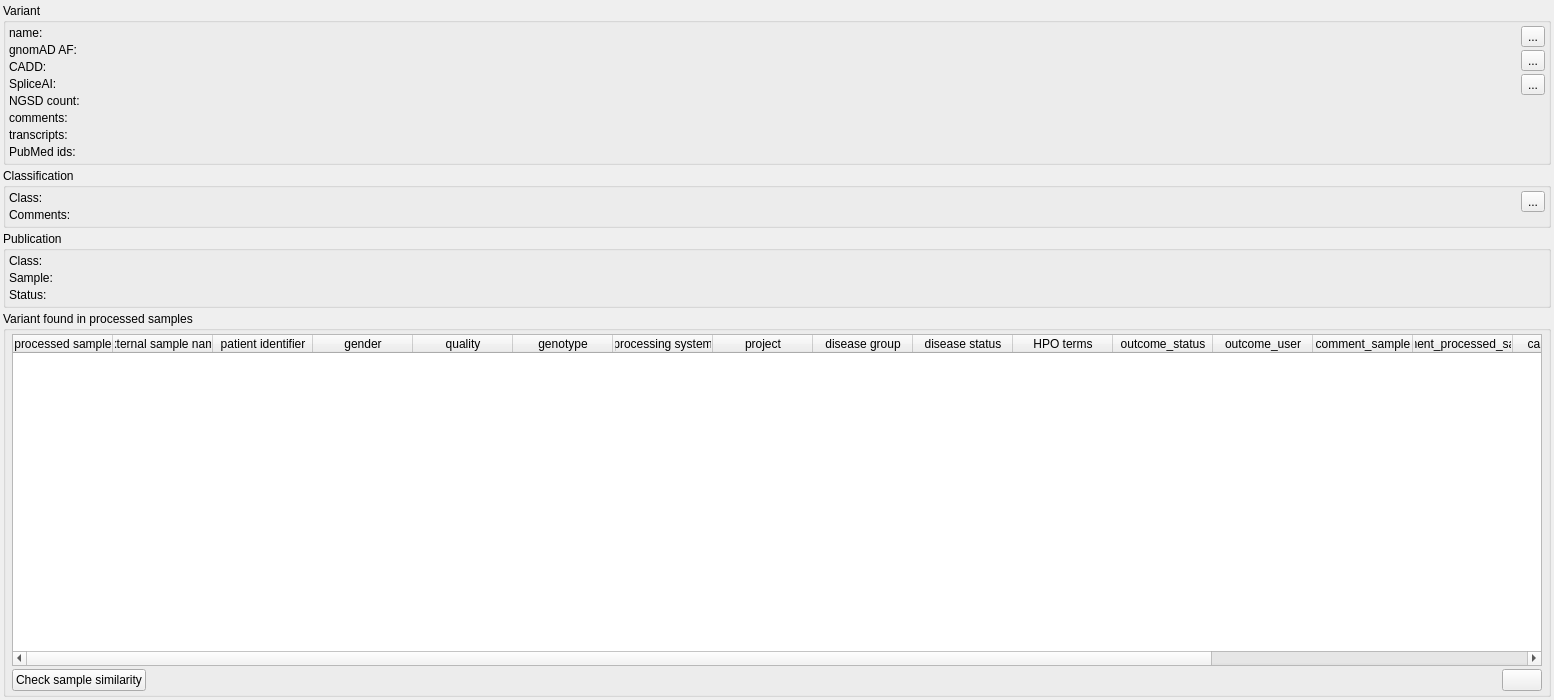
<?xml version="1.0" encoding="UTF-8"?>
<ui version="4.0">
 <class>VariantWidget</class>
 <widget class="QWidget" name="VariantWidget">
  <property name="geometry">
   <rect>
    <x>0</x>
    <y>0</y>
    <width>1554</width>
    <height>700</height>
   </rect>
  </property>
  <property name="minimumSize">
   <size>
    <width>1200</width>
    <height>700</height>
   </size>
  </property>
  <property name="windowTitle">
   <string>Form</string>
  </property>
  <layout class="QVBoxLayout" name="verticalLayout" stretch="0,0,0,1">
   <property name="spacing">
    <number>3</number>
   </property>
   <property name="leftMargin">
    <number>3</number>
   </property>
   <property name="topMargin">
    <number>3</number>
   </property>
   <property name="rightMargin">
    <number>3</number>
   </property>
   <property name="bottomMargin">
    <number>3</number>
   </property>
   <item>
    <widget class="QGroupBox" name="groupBox">
     <property name="sizePolicy">
      <sizepolicy hsizetype="Preferred" vsizetype="Preferred">
       <horstretch>0</horstretch>
       <verstretch>0</verstretch>
      </sizepolicy>
     </property>
     <property name="title">
      <string>Variant</string>
     </property>
     <property name="flat">
      <bool>true</bool>
     </property>
     <layout class="QHBoxLayout" name="horizontalLayout">
      <property name="spacing">
       <number>3</number>
      </property>
      <property name="leftMargin">
       <number>3</number>
      </property>
      <property name="topMargin">
       <number>3</number>
      </property>
      <property name="rightMargin">
       <number>3</number>
      </property>
      <property name="bottomMargin">
       <number>3</number>
      </property>
      <item>
       <layout class="QFormLayout" name="formLayout">
        <property name="horizontalSpacing">
         <number>3</number>
        </property>
        <property name="verticalSpacing">
         <number>3</number>
        </property>
        <item row="0" column="0">
         <widget class="QLabel" name="label_5">
          <property name="text">
           <string>name:</string>
          </property>
         </widget>
        </item>
        <item row="0" column="1">
         <widget class="QLabel" name="variant">
          <property name="sizePolicy">
           <sizepolicy hsizetype="Expanding" vsizetype="Preferred">
            <horstretch>0</horstretch>
            <verstretch>0</verstretch>
           </sizepolicy>
          </property>
          <property name="font">
           <font>
            <weight>50</weight>
            <bold>false</bold>
           </font>
          </property>
          <property name="text">
           <string/>
          </property>
          <property name="textInteractionFlags">
           <set>Qt::LinksAccessibleByMouse|Qt::TextSelectableByMouse</set>
          </property>
         </widget>
        </item>
        <item row="1" column="0">
         <widget class="QLabel" name="label_4">
          <property name="toolTip">
           <string>gnomAD allele frequency</string>
          </property>
          <property name="text">
           <string>gnomAD AF:</string>
          </property>
          <property name="alignment">
           <set>Qt::AlignLeading|Qt::AlignLeft|Qt::AlignTop</set>
          </property>
         </widget>
        </item>
        <item row="1" column="1">
         <widget class="QLabel" name="af_gnomad">
          <property name="text">
           <string/>
          </property>
          <property name="openExternalLinks">
           <bool>false</bool>
          </property>
          <property name="textInteractionFlags">
           <set>Qt::LinksAccessibleByMouse|Qt::TextSelectableByMouse</set>
          </property>
         </widget>
        </item>
        <item row="2" column="0">
         <widget class="QLabel" name="label_10">
          <property name="text">
           <string>CADD:</string>
          </property>
         </widget>
        </item>
        <item row="2" column="1">
         <widget class="QLabel" name="cadd">
          <property name="text">
           <string/>
          </property>
          <property name="textInteractionFlags">
           <set>Qt::LinksAccessibleByMouse|Qt::TextSelectableByMouse</set>
          </property>
         </widget>
        </item>
        <item row="3" column="0">
         <widget class="QLabel" name="label_11">
          <property name="text">
           <string>SpliceAI:</string>
          </property>
         </widget>
        </item>
        <item row="3" column="1">
         <widget class="QLabel" name="spliceai">
          <property name="text">
           <string/>
          </property>
          <property name="textInteractionFlags">
           <set>Qt::LinksAccessibleByMouse|Qt::TextSelectableByMouse</set>
          </property>
         </widget>
        </item>
        <item row="4" column="0">
         <widget class="QLabel" name="label_8">
          <property name="text">
           <string>NGSD count:</string>
          </property>
         </widget>
        </item>
        <item row="4" column="1">
         <widget class="QLabel" name="ngsd_counts">
          <property name="text">
           <string/>
          </property>
          <property name="textInteractionFlags">
           <set>Qt::LinksAccessibleByMouse|Qt::TextSelectableByMouse</set>
          </property>
         </widget>
        </item>
        <item row="5" column="0">
         <widget class="QLabel" name="label_7">
          <property name="text">
           <string>comments:</string>
          </property>
          <property name="alignment">
           <set>Qt::AlignLeading|Qt::AlignLeft|Qt::AlignTop</set>
          </property>
         </widget>
        </item>
        <item row="5" column="1">
         <widget class="QLabel" name="comments">
          <property name="maximumSize">
           <size>
            <width>16777215</width>
            <height>16777215</height>
           </size>
          </property>
          <property name="text">
           <string/>
          </property>
          <property name="wordWrap">
           <bool>true</bool>
          </property>
          <property name="textInteractionFlags">
           <set>Qt::LinksAccessibleByMouse|Qt::TextSelectableByMouse</set>
          </property>
         </widget>
        </item>
        <item row="6" column="0">
         <widget class="QLabel" name="label_6">
          <property name="text">
           <string>transcripts:</string>
          </property>
          <property name="alignment">
           <set>Qt::AlignLeading|Qt::AlignLeft|Qt::AlignTop</set>
          </property>
         </widget>
        </item>
        <item row="6" column="1">
         <widget class="QLabel" name="transcripts">
          <property name="text">
           <string/>
          </property>
          <property name="wordWrap">
           <bool>true</bool>
          </property>
          <property name="textInteractionFlags">
           <set>Qt::LinksAccessibleByMouse|Qt::TextSelectableByMouse</set>
          </property>
         </widget>
        </item>
        <item row="7" column="0">
         <widget class="QLabel" name="label_12">
          <property name="text">
           <string>PubMed ids:</string>
          </property>
          <property name="alignment">
           <set>Qt::AlignLeading|Qt::AlignLeft|Qt::AlignTop</set>
          </property>
         </widget>
        </item>
        <item row="7" column="1">
         <widget class="QLabel" name="pubmed">
          <property name="text">
           <string/>
          </property>
          <property name="textInteractionFlags">
           <set>Qt::LinksAccessibleByMouse|Qt::TextSelectableByMouse</set>
          </property>
         </widget>
        </item>
       </layout>
      </item>
      <item>
       <layout class="QVBoxLayout" name="verticalLayout_4">
        <property name="spacing">
         <number>3</number>
        </property>
        <item>
         <widget class="QToolButton" name="update_btn">
          <property name="toolTip">
           <string>&lt;html&gt;&lt;head/&gt;&lt;body&gt;&lt;p&gt;Update displayed data (also classification and processed sample table).&lt;/p&gt;&lt;/body&gt;&lt;/html&gt;</string>
          </property>
          <property name="text">
           <string>...</string>
          </property>
          <property name="icon">
           <iconset resource="GSvar.qrc">
            <normaloff>:/Icons/Refresh.png</normaloff>:/Icons/Refresh.png</iconset>
          </property>
          <property name="shortcut">
           <string>F5</string>
          </property>
         </widget>
        </item>
        <item>
         <widget class="QToolButton" name="edit_btn">
          <property name="toolTip">
           <string>&lt;html&gt;&lt;head/&gt;&lt;body&gt;&lt;p&gt;Edit variant comment.&lt;/p&gt;&lt;/body&gt;&lt;/html&gt;</string>
          </property>
          <property name="text">
           <string>...</string>
          </property>
          <property name="icon">
           <iconset resource="GSvar.qrc">
            <normaloff>:/Icons/Edit.png</normaloff>:/Icons/Edit.png</iconset>
          </property>
          <property name="shortcut">
           <string>F5</string>
          </property>
         </widget>
        </item>
        <item>
         <widget class="QToolButton" name="format_btn">
          <property name="toolTip">
           <string>Copy variant to clipboard in the selected format.</string>
          </property>
          <property name="text">
           <string>...</string>
          </property>
          <property name="icon">
           <iconset resource="GSvar.qrc">
            <normaloff>:/Icons/CopyClipboard.png</normaloff>:/Icons/CopyClipboard.png</iconset>
          </property>
          <property name="popupMode">
           <enum>QToolButton::InstantPopup</enum>
          </property>
         </widget>
        </item>
        <item>
         <spacer name="verticalSpacer_2">
          <property name="orientation">
           <enum>Qt::Vertical</enum>
          </property>
          <property name="sizeHint" stdset="0">
           <size>
            <width>1</width>
            <height>1</height>
           </size>
          </property>
         </spacer>
        </item>
       </layout>
      </item>
     </layout>
    </widget>
   </item>
   <item>
    <widget class="QGroupBox" name="groupBox_3">
     <property name="sizePolicy">
      <sizepolicy hsizetype="Preferred" vsizetype="Preferred">
       <horstretch>0</horstretch>
       <verstretch>0</verstretch>
      </sizepolicy>
     </property>
     <property name="title">
      <string>Classification</string>
     </property>
     <property name="flat">
      <bool>true</bool>
     </property>
     <layout class="QHBoxLayout" name="horizontalLayout_4" stretch="1,0">
      <property name="spacing">
       <number>3</number>
      </property>
      <property name="leftMargin">
       <number>3</number>
      </property>
      <property name="topMargin">
       <number>3</number>
      </property>
      <property name="rightMargin">
       <number>3</number>
      </property>
      <property name="bottomMargin">
       <number>3</number>
      </property>
      <item>
       <layout class="QFormLayout" name="formLayout_2">
        <property name="horizontalSpacing">
         <number>3</number>
        </property>
        <property name="verticalSpacing">
         <number>3</number>
        </property>
        <item row="0" column="0">
         <widget class="QLabel" name="label_2">
          <property name="text">
           <string>Class:</string>
          </property>
          <property name="alignment">
           <set>Qt::AlignLeading|Qt::AlignLeft|Qt::AlignTop</set>
          </property>
         </widget>
        </item>
        <item row="1" column="0">
         <widget class="QLabel" name="label_3">
          <property name="text">
           <string>Comments:</string>
          </property>
          <property name="alignment">
           <set>Qt::AlignLeading|Qt::AlignLeft|Qt::AlignTop</set>
          </property>
         </widget>
        </item>
        <item row="0" column="1">
         <widget class="QLabel" name="classification">
          <property name="text">
           <string/>
          </property>
          <property name="textInteractionFlags">
           <set>Qt::LinksAccessibleByMouse|Qt::TextSelectableByMouse</set>
          </property>
         </widget>
        </item>
        <item row="1" column="1">
         <widget class="QLabel" name="classification_comment">
          <property name="maximumSize">
           <size>
            <width>16777215</width>
            <height>16777215</height>
           </size>
          </property>
          <property name="text">
           <string/>
          </property>
          <property name="wordWrap">
           <bool>true</bool>
          </property>
          <property name="textInteractionFlags">
           <set>Qt::LinksAccessibleByMouse|Qt::TextSelectableByMouse</set>
          </property>
         </widget>
        </item>
       </layout>
      </item>
      <item>
       <layout class="QVBoxLayout" name="verticalLayout_3">
        <item>
         <widget class="QToolButton" name="class_btn">
          <property name="toolTip">
           <string>Edit classifification.</string>
          </property>
          <property name="text">
           <string>...</string>
          </property>
          <property name="icon">
           <iconset resource="GSvar.qrc">
            <normaloff>:/Icons/Edit.png</normaloff>:/Icons/Edit.png</iconset>
          </property>
         </widget>
        </item>
        <item>
         <spacer name="verticalSpacer">
          <property name="orientation">
           <enum>Qt::Vertical</enum>
          </property>
          <property name="sizeHint" stdset="0">
           <size>
            <width>1</width>
            <height>1</height>
           </size>
          </property>
         </spacer>
        </item>
       </layout>
      </item>
     </layout>
    </widget>
   </item>
   <item>
    <widget class="QGroupBox" name="groupBox_4">
     <property name="sizePolicy">
      <sizepolicy hsizetype="Preferred" vsizetype="Preferred">
       <horstretch>0</horstretch>
       <verstretch>0</verstretch>
      </sizepolicy>
     </property>
     <property name="title">
      <string>Publication</string>
     </property>
     <property name="flat">
      <bool>true</bool>
     </property>
     <layout class="QHBoxLayout" name="horizontalLayout_5" stretch="1">
      <property name="spacing">
       <number>3</number>
      </property>
      <property name="leftMargin">
       <number>3</number>
      </property>
      <property name="topMargin">
       <number>3</number>
      </property>
      <property name="rightMargin">
       <number>3</number>
      </property>
      <property name="bottomMargin">
       <number>3</number>
      </property>
      <item>
       <layout class="QFormLayout" name="formLayout_3">
        <property name="horizontalSpacing">
         <number>3</number>
        </property>
        <property name="verticalSpacing">
         <number>3</number>
        </property>
        <item row="0" column="0">
         <widget class="QLabel" name="label_13">
          <property name="text">
           <string>Class:</string>
          </property>
          <property name="alignment">
           <set>Qt::AlignLeading|Qt::AlignLeft|Qt::AlignTop</set>
          </property>
         </widget>
        </item>
        <item row="0" column="1">
         <widget class="QLabel" name="publication_class">
          <property name="text">
           <string/>
          </property>
          <property name="openExternalLinks">
           <bool>true</bool>
          </property>
          <property name="textInteractionFlags">
           <set>Qt::LinksAccessibleByMouse|Qt::TextSelectableByMouse</set>
          </property>
         </widget>
        </item>
        <item row="2" column="0">
         <widget class="QLabel" name="label_14">
          <property name="text">
           <string>Status:</string>
          </property>
          <property name="alignment">
           <set>Qt::AlignLeading|Qt::AlignLeft|Qt::AlignTop</set>
          </property>
         </widget>
        </item>
        <item row="2" column="1">
         <widget class="QLabel" name="publication_status">
          <property name="maximumSize">
           <size>
            <width>16777215</width>
            <height>16777215</height>
           </size>
          </property>
          <property name="text">
           <string/>
          </property>
          <property name="wordWrap">
           <bool>true</bool>
          </property>
          <property name="textInteractionFlags">
           <set>Qt::LinksAccessibleByMouse|Qt::TextSelectableByMouse</set>
          </property>
         </widget>
        </item>
        <item row="1" column="0">
         <widget class="QLabel" name="label">
          <property name="text">
           <string>Sample:</string>
          </property>
         </widget>
        </item>
        <item row="1" column="1">
         <widget class="QLabel" name="publication_sample">
          <property name="text">
           <string/>
          </property>
          <property name="textInteractionFlags">
           <set>Qt::LinksAccessibleByMouse|Qt::TextSelectableByMouse</set>
          </property>
         </widget>
        </item>
       </layout>
      </item>
     </layout>
    </widget>
   </item>
   <item>
    <widget class="QGroupBox" name="groupBox_2">
     <property name="sizePolicy">
      <sizepolicy hsizetype="Preferred" vsizetype="Expanding">
       <horstretch>0</horstretch>
       <verstretch>0</verstretch>
      </sizepolicy>
     </property>
     <property name="title">
      <string>Variant found in processed samples</string>
     </property>
     <property name="flat">
      <bool>true</bool>
     </property>
     <layout class="QVBoxLayout" name="verticalLayout_2">
      <property name="spacing">
       <number>3</number>
      </property>
      <property name="leftMargin">
       <number>6</number>
      </property>
      <property name="topMargin">
       <number>3</number>
      </property>
      <property name="rightMargin">
       <number>6</number>
      </property>
      <property name="bottomMargin">
       <number>3</number>
      </property>
      <item>
       <widget class="QTableWidget" name="table">
        <property name="contextMenuPolicy">
         <enum>Qt::ActionsContextMenu</enum>
        </property>
        <property name="editTriggers">
         <set>QAbstractItemView::NoEditTriggers</set>
        </property>
        <property name="selectionBehavior">
         <enum>QAbstractItemView::SelectRows</enum>
        </property>
        <property name="sortingEnabled">
         <bool>true</bool>
        </property>
        <property name="wordWrap">
         <bool>false</bool>
        </property>
        <property name="cornerButtonEnabled">
         <bool>false</bool>
        </property>
        <attribute name="verticalHeaderVisible">
         <bool>false</bool>
        </attribute>
        <column>
         <property name="text">
          <string>processed sample</string>
         </property>
        </column>
        <column>
         <property name="text">
          <string>external sample name</string>
         </property>
        </column>
        <column>
         <property name="text">
          <string>patient identifier</string>
         </property>
        </column>
        <column>
         <property name="text">
          <string>gender</string>
         </property>
        </column>
        <column>
         <property name="text">
          <string>quality</string>
         </property>
         <property name="toolTip">
          <string>Sample and processed sample quality.</string>
         </property>
        </column>
        <column>
         <property name="text">
          <string>genotype</string>
         </property>
        </column>
        <column>
         <property name="text">
          <string>processing system</string>
         </property>
        </column>
        <column>
         <property name="text">
          <string>project</string>
         </property>
        </column>
        <column>
         <property name="text">
          <string>disease group</string>
         </property>
        </column>
        <column>
         <property name="text">
          <string>disease status</string>
         </property>
        </column>
        <column>
         <property name="text">
          <string>HPO terms</string>
         </property>
        </column>
        <column>
         <property name="text">
          <string>outcome_status</string>
         </property>
        </column>
        <column>
         <property name="text">
          <string>outcome_user</string>
         </property>
        </column>
        <column>
         <property name="text">
          <string>comment_sample</string>
         </property>
        </column>
        <column>
         <property name="text">
          <string>comment_processed_sample</string>
         </property>
        </column>
        <column>
         <property name="text">
          <string>causal genes</string>
         </property>
        </column>
        <column>
         <property name="text">
          <string>candidate genes</string>
         </property>
        </column>
        <column>
         <property name="text">
          <string>report_config_comments</string>
         </property>
        </column>
        <column>
         <property name="text">
          <string>validation_information</string>
         </property>
        </column>
       </widget>
      </item>
      <item>
       <layout class="QHBoxLayout" name="horizontalLayout_2">
        <item>
         <widget class="QPushButton" name="similarity">
          <property name="text">
           <string>Check sample similarity</string>
          </property>
         </widget>
        </item>
        <item>
         <spacer name="horizontalSpacer">
          <property name="orientation">
           <enum>Qt::Horizontal</enum>
          </property>
          <property name="sizeHint" stdset="0">
           <size>
            <width>40</width>
            <height>20</height>
           </size>
          </property>
         </spacer>
        </item>
        <item>
         <widget class="QPushButton" name="copy_btn">
          <property name="toolTip">
           <string>Copy all samples to clipboard.</string>
          </property>
          <property name="text">
           <string/>
          </property>
          <property name="icon">
           <iconset resource="GSvar.qrc">
            <normaloff>:/Icons/CopyClipboard.png</normaloff>:/Icons/CopyClipboard.png</iconset>
          </property>
         </widget>
        </item>
       </layout>
      </item>
     </layout>
    </widget>
   </item>
  </layout>
 </widget>
 <resources>
  <include location="GSvar.qrc"/>
 </resources>
 <connections/>
</ui>
